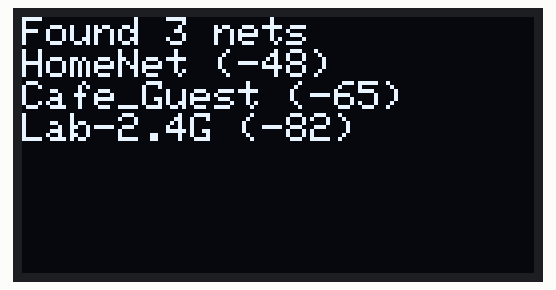
Recording of a sketch running on a simulated ESP8266 (NodeMCU). Parts: 128×64 one-colour display. A WiFi scan finds three made-up networks.

Above: at 4.2 s.

The sketch:

esp8266_wifi-scanner.ino
```cpp
#include <Wire.h>
#include <Adafruit_GFX.h>
#include <Adafruit_SSD1306.h>
#include <ESP8266WiFi.h>

#define SCREEN_WIDTH 128
#define SCREEN_HEIGHT 64
#define OLED_RESET -1

Adafruit_SSD1306 display(SCREEN_WIDTH, SCREEN_HEIGHT, &Wire, OLED_RESET);

void setup() {
  Serial.begin(115200);

  // Инициализация дисплея (SDA = GPIO14/D5, SCL = GPIO12/D6)
  Wire.begin(14, 12);
  if(!display.begin(SSD1306_SWITCHCAPVCC, 0x3C)) {
    Serial.println("SSD1306 init failed");
    while(1);
  }

  display.clearDisplay();
  display.setTextSize(1);
  display.setTextColor(WHITE);
  display.setCursor(0,0);
  display.println("WiFi Scanner");
  display.display();
  delay(2000);

  // Настройка WiFi
  WiFi.mode(WIFI_STA);
  WiFi.disconnect();
  delay(100);
}

void loop() {

  // Сканирование сетей
  int n = WiFi.scanNetworks();
  display.clearDisplay();

  if(n == 0) {
    display.setCursor(0,0);
    display.println("No networks found");
  } else {
    display.setCursor(0,0);
    display.printf("Found %d nets\n", n);

    // Выводим до 7 сетей (максимум для этого дисплея)
    for(int i = 0; i < min(n, 7); i++) {
      display.printf("%s (%d)\n",
        WiFi.SSID(i).c_str(),
        WiFi.RSSI(i));
    }
  }

  display.display();
  delay(5000); // Пауза 5 сек между сканированиями
}
```
